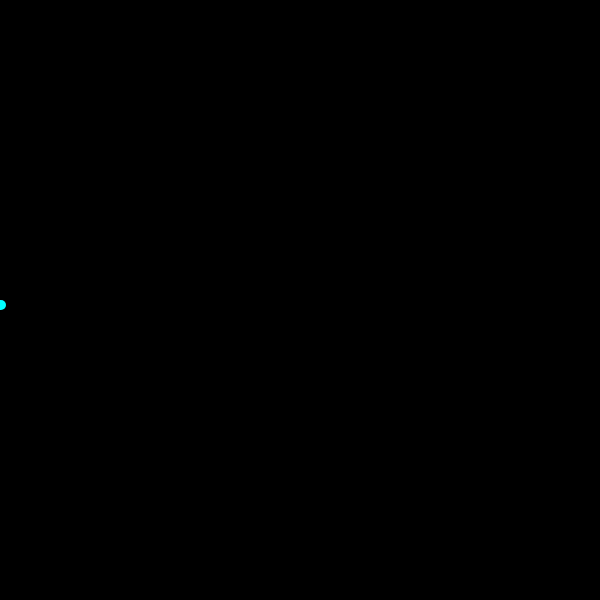
Frame 1 (no input)
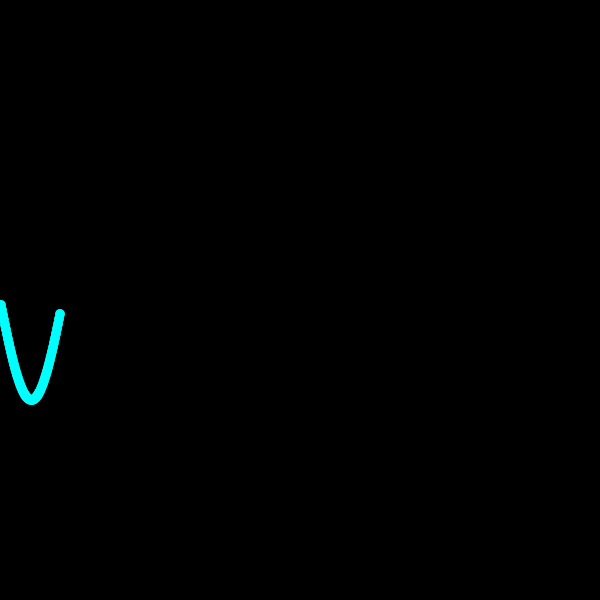
Frame 60 (no input)
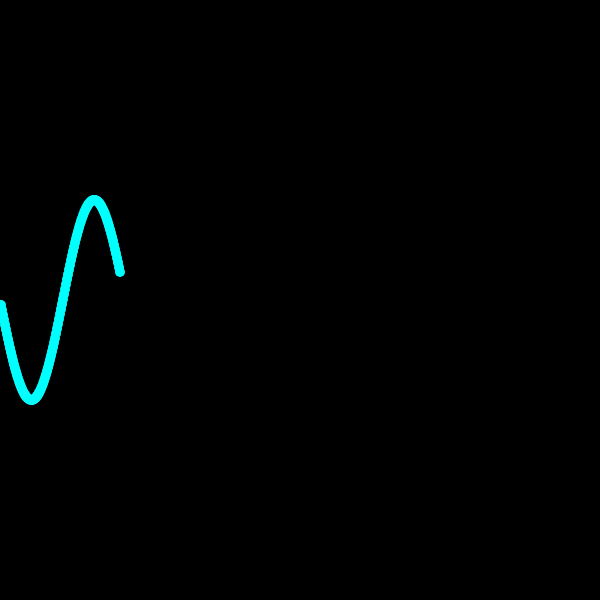
Frame 120 (the mouse pressed at the canvas centre since frame 60)

The p5.js sketch that drew these frames (run headless with seeded random() and noise() and a simulated clock; from frame 60 on, the mouse is pressed at the canvas centre):

// p5.js sketch
// ── sketch.js
// PGTE Data Visualization - Spring 2017
// -------------------------------------

var r = 100;
var speed = 0.05;

function setup() {
  createCanvas(600,600);
  background(0);
  smooth();
}

function draw() {
  var x = frameCount % width;
  console.log(x);
  var y = r * sin(frameCount * speed);

  fill(0,255,255);
  noStroke();
  ellipse(x, y+height/2, 10, 10);

}
